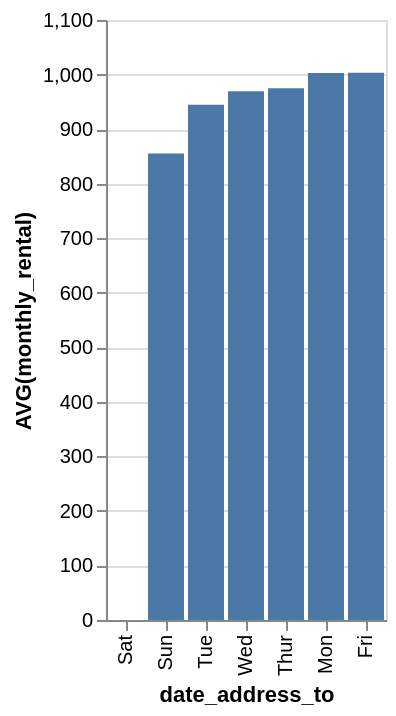

Source (Vega-Lite JSON):
### Vega-Lite specification from a JSON file in a GitHub repository (floating-point values rounded to 4 significant figures)
{"data": {"values": [{"x_data": "Mon", "y_data": 1003.0}, {"x_data": "Tue", "y_data": 944.7}, {"x_data": "Wed", "y_data": 969.3}, {"x_data": "Thur", "y_data": 975}, {"x_data": "Fri", "y_data": 1004.0}, {"x_data": "Sat", "y_data": 0}, {"x_data": "Sun", "y_data": 855.3}]}, "mark": "bar", "encoding": {"x": {"field": "x_data", "type": "nominal", "title": "date_address_to", "sort": {"op": "sum", "field": "y_data", "order": "ascending"}}, "y": {"field": "y_data", "type": "quantitative", "title": "AVG(monthly_rental)"}}}
